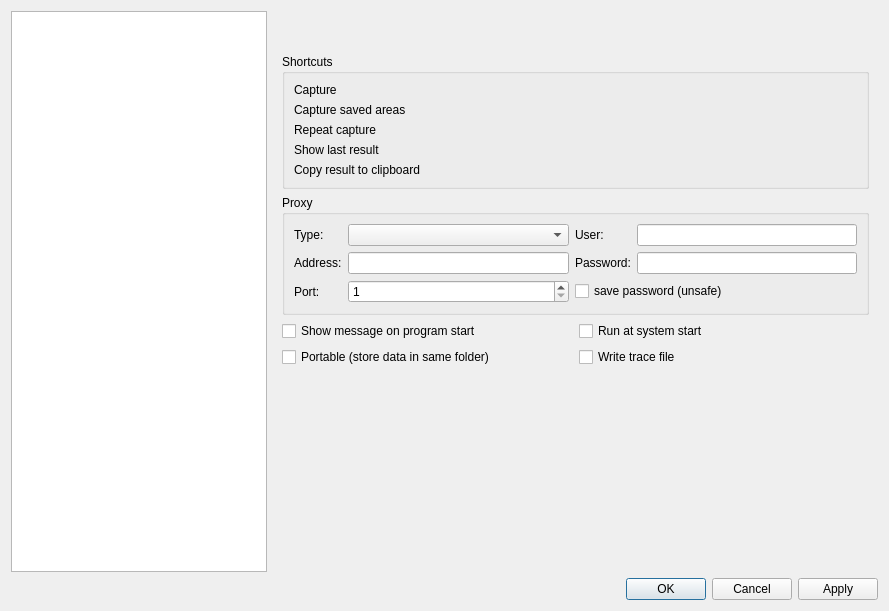
<?xml version="1.0" encoding="UTF-8"?>
<ui version="4.0">
 <class>SettingsEditor</class>
 <widget class="QDialog" name="SettingsEditor">
  <property name="geometry">
   <rect>
    <x>0</x>
    <y>0</y>
    <width>889</width>
    <height>611</height>
   </rect>
  </property>
  <property name="windowTitle">
   <string>Settings</string>
  </property>
  <layout class="QGridLayout" name="gridLayout_6">
   <item row="0" column="0">
    <widget class="QListView" name="pagesList">
     <property name="sizePolicy">
      <sizepolicy hsizetype="Maximum" vsizetype="Expanding">
       <horstretch>0</horstretch>
       <verstretch>0</verstretch>
      </sizepolicy>
     </property>
     <property name="editTriggers">
      <set>QAbstractItemView::NoEditTriggers</set>
     </property>
    </widget>
   </item>
   <item row="0" column="1">
    <layout class="QVBoxLayout" name="verticalLayout_3">
     <property name="spacing">
      <number>0</number>
     </property>
     <item>
      <widget class="QWidget" name="widget" native="true">
       <layout class="QVBoxLayout" name="verticalLayout_2">
        <property name="topMargin">
         <number>0</number>
        </property>
        <property name="bottomMargin">
         <number>0</number>
        </property>
        <item>
         <widget class="QLabel" name="pageInfoLabel">
          <property name="text">
           <string/>
          </property>
          <property name="wordWrap">
           <bool>true</bool>
          </property>
         </widget>
        </item>
        <item>
         <widget class="QLabel" name="pageErrorLabel">
          <property name="palette">
           <palette>
            <active>
             <colorrole role="WindowText">
              <brush brushstyle="SolidPattern">
               <color alpha="255">
                <red>255</red>
                <green>0</green>
                <blue>0</blue>
               </color>
              </brush>
             </colorrole>
            </active>
            <inactive>
             <colorrole role="WindowText">
              <brush brushstyle="SolidPattern">
               <color alpha="255">
                <red>255</red>
                <green>0</green>
                <blue>0</blue>
               </color>
              </brush>
             </colorrole>
            </inactive>
            <disabled>
             <colorrole role="WindowText">
              <brush brushstyle="SolidPattern">
               <color alpha="255">
                <red>118</red>
                <green>118</green>
                <blue>118</blue>
               </color>
              </brush>
             </colorrole>
            </disabled>
           </palette>
          </property>
          <property name="text">
           <string/>
          </property>
          <property name="wordWrap">
           <bool>true</bool>
          </property>
         </widget>
        </item>
       </layout>
      </widget>
     </item>
     <item>
      <widget class="QStackedWidget" name="pagesView">
       <property name="sizePolicy">
        <sizepolicy hsizetype="Expanding" vsizetype="Expanding">
         <horstretch>0</horstretch>
         <verstretch>0</verstretch>
        </sizepolicy>
       </property>
       <property name="currentIndex">
        <number>0</number>
       </property>
       <widget class="QWidget" name="pageGeneral">
        <layout class="QGridLayout" name="gridLayout_11">
         <item row="2" column="0" colspan="2">
          <widget class="QGroupBox" name="groupBox_2">
           <property name="title">
            <string>Proxy</string>
           </property>
           <layout class="QGridLayout" name="gridLayout_3">
            <item row="0" column="0">
             <widget class="QLabel" name="label_12">
              <property name="text">
               <string>Type:</string>
              </property>
             </widget>
            </item>
            <item row="0" column="1">
             <widget class="QComboBox" name="proxyTypeCombo"/>
            </item>
            <item row="0" column="2">
             <widget class="QLabel" name="label_15">
              <property name="text">
               <string>User:</string>
              </property>
             </widget>
            </item>
            <item row="0" column="3">
             <widget class="QLineEdit" name="proxyUserEdit"/>
            </item>
            <item row="1" column="0">
             <widget class="QLabel" name="label_13">
              <property name="text">
               <string>Address:</string>
              </property>
             </widget>
            </item>
            <item row="1" column="1">
             <widget class="QLineEdit" name="proxyHostEdit"/>
            </item>
            <item row="1" column="2">
             <widget class="QLabel" name="label_16">
              <property name="text">
               <string>Password:</string>
              </property>
             </widget>
            </item>
            <item row="1" column="3">
             <widget class="QLineEdit" name="proxyPassEdit"/>
            </item>
            <item row="2" column="0">
             <widget class="QLabel" name="label_14">
              <property name="text">
               <string>Port:</string>
              </property>
             </widget>
            </item>
            <item row="2" column="1">
             <widget class="QSpinBox" name="proxyPortSpin">
              <property name="minimum">
               <number>1</number>
              </property>
              <property name="maximum">
               <number>65535</number>
              </property>
             </widget>
            </item>
            <item row="2" column="2" colspan="2">
             <widget class="QCheckBox" name="proxySaveCheck">
              <property name="text">
               <string>save password (unsafe)</string>
              </property>
             </widget>
            </item>
           </layout>
          </widget>
         </item>
         <item row="5" column="1">
          <spacer name="verticalSpacer_4">
           <property name="orientation">
            <enum>Qt::Vertical</enum>
           </property>
           <property name="sizeHint" stdset="0">
            <size>
             <width>20</width>
             <height>40</height>
            </size>
           </property>
          </spacer>
         </item>
         <item row="4" column="1">
          <widget class="QCheckBox" name="writeTrace">
           <property name="text">
            <string>Write trace file</string>
           </property>
          </widget>
         </item>
         <item row="3" column="1">
          <widget class="QCheckBox" name="runAtSystemStart">
           <property name="text">
            <string>Run at system start</string>
           </property>
          </widget>
         </item>
         <item row="1" column="0" colspan="2">
          <widget class="QGroupBox" name="groupBox">
           <property name="title">
            <string>Shortcuts</string>
           </property>
           <layout class="QGridLayout" name="gridLayout">
            <item row="4" column="1">
             <widget class="service::KeySequenceEdit" name="clipboardEdit" native="true"/>
            </item>
            <item row="2" column="0">
             <widget class="QLabel" name="label_8">
              <property name="text">
               <string>Repeat capture</string>
              </property>
             </widget>
            </item>
            <item row="2" column="1">
             <widget class="service::KeySequenceEdit" name="repeatCaptureEdit" native="true"/>
            </item>
            <item row="3" column="0">
             <widget class="QLabel" name="label_3">
              <property name="text">
               <string>Show last result</string>
              </property>
             </widget>
            </item>
            <item row="0" column="1">
             <widget class="service::KeySequenceEdit" name="captureEdit" native="true"/>
            </item>
            <item row="4" column="0">
             <widget class="QLabel" name="label_7">
              <property name="text">
               <string>Copy result to clipboard</string>
              </property>
             </widget>
            </item>
            <item row="3" column="1">
             <widget class="service::KeySequenceEdit" name="repeatEdit" native="true"/>
            </item>
            <item row="0" column="0">
             <widget class="QLabel" name="label">
              <property name="text">
               <string>Capture</string>
              </property>
             </widget>
            </item>
            <item row="1" column="0">
             <widget class="QLabel" name="label_22">
              <property name="text">
               <string>Capture saved areas</string>
              </property>
             </widget>
            </item>
            <item row="1" column="1">
             <widget class="service::KeySequenceEdit" name="captureLockedEdit" native="true"/>
            </item>
           </layout>
          </widget>
         </item>
         <item row="3" column="0">
          <widget class="QCheckBox" name="showOnStart">
           <property name="text">
            <string>Show message on program start</string>
           </property>
          </widget>
         </item>
         <item row="4" column="0">
          <widget class="QCheckBox" name="portable">
           <property name="text">
            <string>Portable (store data in same folder)</string>
           </property>
          </widget>
         </item>
        </layout>
       </widget>
       <widget class="QWidget" name="pageRecognize">
        <layout class="QGridLayout" name="gridLayout_2">
         <item row="0" column="0">
          <widget class="QLabel" name="label_2">
           <property name="sizePolicy">
            <sizepolicy hsizetype="Maximum" vsizetype="Preferred">
             <horstretch>0</horstretch>
             <verstretch>0</verstretch>
            </sizepolicy>
           </property>
           <property name="text">
            <string>Tessdata path:</string>
           </property>
          </widget>
         </item>
         <item row="0" column="1">
          <widget class="QLabel" name="tessdataPath">
           <property name="text">
            <string/>
           </property>
           <property name="wordWrap">
            <bool>true</bool>
           </property>
           <property name="textInteractionFlags">
            <set>Qt::LinksAccessibleByMouse|Qt::TextSelectableByMouse</set>
           </property>
          </widget>
         </item>
         <item row="1" column="0" colspan="2">
          <widget class="QLabel" name="label_4">
           <property name="text">
            <string>Recognition languages (check one or more):</string>
           </property>
           <property name="alignment">
            <set>Qt::AlignCenter</set>
           </property>
          </widget>
         </item>
         <item row="2" column="0" colspan="2">
          <widget class="QListWidget" name="tesseractLangList">
           <property name="editTriggers">
            <set>QAbstractItemView::NoEditTriggers</set>
           </property>
           <property name="dragDropMode">
            <enum>QAbstractItemView::InternalMove</enum>
           </property>
           <property name="defaultDropAction">
            <enum>Qt::MoveAction</enum>
           </property>
          </widget>
         </item>
        </layout>
       </widget>
       <widget class="QWidget" name="pageCorrect">
        <layout class="QGridLayout" name="gridLayout_10">
         <item row="3" column="0" colspan="2">
          <widget class="QLabel" name="label_11">
           <property name="text">
            <string>User substitutions</string>
           </property>
           <property name="alignment">
            <set>Qt::AlignCenter</set>
           </property>
          </widget>
         </item>
         <item row="4" column="0" colspan="2">
          <widget class="SubstitutionsTable" name="userSubstitutionsTable">
           <property name="toolTip">
            <string>\\ for \ symbol, \n for newline</string>
           </property>
           <property name="selectionBehavior">
            <enum>QAbstractItemView::SelectRows</enum>
           </property>
           <property name="sortingEnabled">
            <bool>true</bool>
           </property>
          </widget>
         </item>
         <item row="0" column="0" colspan="2">
          <widget class="QCheckBox" name="useHunspell">
           <property name="text">
            <string>Use auto corrections (hunspell)</string>
           </property>
          </widget>
         </item>
         <item row="2" column="0" colspan="2">
          <widget class="QCheckBox" name="useUserSubstitutions">
           <property name="text">
            <string>Use user substitutions</string>
           </property>
          </widget>
         </item>
         <item row="1" column="0">
          <widget class="QLabel" name="label_23">
           <property name="text">
            <string>Hunspell dictionaries path:</string>
           </property>
          </widget>
         </item>
         <item row="1" column="1">
          <widget class="QLabel" name="hunspellDir">
           <property name="text">
            <string/>
           </property>
           <property name="wordWrap">
            <bool>true</bool>
           </property>
          </widget>
         </item>
        </layout>
       </widget>
       <widget class="QWidget" name="pageTranslate">
        <layout class="QGridLayout" name="gridLayout_9">
         <item row="3" column="0">
          <widget class="QLabel" name="label_5">
           <property name="text">
            <string>Translators path:</string>
           </property>
          </widget>
         </item>
         <item row="6" column="0" colspan="3">
          <widget class="QLabel" name="label_10">
           <property name="text">
            <string>Translators</string>
           </property>
           <property name="alignment">
            <set>Qt::AlignCenter</set>
           </property>
          </widget>
         </item>
         <item row="1" column="0" colspan="2">
          <widget class="QCheckBox" name="ignoreSslCheck">
           <property name="text">
            <string>Ignore SSL errors</string>
           </property>
          </widget>
         </item>
         <item row="4" column="1" colspan="2">
          <widget class="QComboBox" name="translateLangCombo"/>
         </item>
         <item row="0" column="0" colspan="2">
          <widget class="QCheckBox" name="doTranslationCheck">
           <property name="text">
            <string>Translate text</string>
           </property>
          </widget>
         </item>
         <item row="2" column="0" colspan="2">
          <widget class="QLabel" name="label_9">
           <property name="text">
            <string>Single translator timeout:</string>
           </property>
          </widget>
         </item>
         <item row="4" column="0">
          <widget class="QLabel" name="label_6">
           <property name="text">
            <string>Language:</string>
           </property>
           <property name="buddy">
            <cstring>translateLangCombo</cstring>
           </property>
          </widget>
         </item>
         <item row="3" column="1" colspan="2">
          <widget class="QLabel" name="translatorsPath">
           <property name="text">
            <string/>
           </property>
           <property name="wordWrap">
            <bool>true</bool>
           </property>
           <property name="textInteractionFlags">
            <set>Qt::LinksAccessibleByMouse|Qt::TextSelectableByMouse</set>
           </property>
          </widget>
         </item>
         <item row="7" column="0" colspan="3">
          <widget class="QListWidget" name="translatorList">
           <property name="editTriggers">
            <set>QAbstractItemView::NoEditTriggers</set>
           </property>
           <property name="dragDropMode">
            <enum>QAbstractItemView::InternalMove</enum>
           </property>
           <property name="defaultDropAction">
            <enum>Qt::MoveAction</enum>
           </property>
          </widget>
         </item>
         <item row="2" column="2">
          <widget class="QSpinBox" name="translateTimeoutSpin">
           <property name="suffix">
            <string> secs</string>
           </property>
          </widget>
         </item>
         <item row="8" column="0" colspan="3">
          <widget class="QLabel" name="translatorHint">
           <property name="text">
            <string/>
           </property>
           <property name="wordWrap">
            <bool>true</bool>
           </property>
          </widget>
         </item>
        </layout>
       </widget>
       <widget class="QWidget" name="pageRepresent">
        <layout class="QGridLayout" name="gridLayout_7">
         <item row="0" column="0">
          <widget class="QGroupBox" name="resultGroup">
           <property name="sizePolicy">
            <sizepolicy hsizetype="Maximum" vsizetype="Maximum">
             <horstretch>0</horstretch>
             <verstretch>0</verstretch>
            </sizepolicy>
           </property>
           <property name="title">
            <string>Result type</string>
           </property>
           <layout class="QGridLayout" name="gridLayout_4">
            <item row="0" column="0">
             <widget class="QRadioButton" name="trayRadio">
              <property name="sizePolicy">
               <sizepolicy hsizetype="Maximum" vsizetype="Fixed">
                <horstretch>0</horstretch>
                <verstretch>0</verstretch>
               </sizepolicy>
              </property>
              <property name="text">
               <string>Tray</string>
              </property>
             </widget>
            </item>
            <item row="0" column="1">
             <widget class="QRadioButton" name="dialogRadio">
              <property name="sizePolicy">
               <sizepolicy hsizetype="Maximum" vsizetype="Fixed">
                <horstretch>0</horstretch>
                <verstretch>0</verstretch>
               </sizepolicy>
              </property>
              <property name="text">
               <string>Window</string>
              </property>
              <property name="checked">
               <bool>true</bool>
              </property>
             </widget>
            </item>
           </layout>
          </widget>
         </item>
         <item row="2" column="0">
          <widget class="QGroupBox" name="resultWindow">
           <property name="title">
            <string>Result window</string>
           </property>
           <layout class="QGridLayout" name="gridLayout_8">
            <item row="0" column="0">
             <widget class="QLabel" name="label_18">
              <property name="text">
               <string>Font:</string>
              </property>
             </widget>
            </item>
            <item row="0" column="1">
             <widget class="QFontComboBox" name="resultFont"/>
            </item>
            <item row="1" column="0">
             <widget class="QLabel" name="label_19">
              <property name="text">
               <string>Font size:</string>
              </property>
             </widget>
            </item>
            <item row="1" column="1">
             <widget class="QSpinBox" name="resultFontSize">
              <property name="minimum">
               <number>6</number>
              </property>
              <property name="maximum">
               <number>24</number>
              </property>
             </widget>
            </item>
            <item row="2" column="0">
             <widget class="QLabel" name="label_20">
              <property name="text">
               <string>Font color:</string>
              </property>
             </widget>
            </item>
            <item row="2" column="1">
             <widget class="QPushButton" name="fontColor">
              <property name="text">
               <string/>
              </property>
             </widget>
            </item>
            <item row="3" column="0">
             <widget class="QLabel" name="label_21">
              <property name="text">
               <string>Background:</string>
              </property>
             </widget>
            </item>
            <item row="3" column="1">
             <widget class="QPushButton" name="backgroundColor">
              <property name="text">
               <string/>
              </property>
             </widget>
            </item>
            <item row="4" column="0" colspan="2">
             <widget class="QCheckBox" name="showCaptured">
              <property name="text">
               <string>Show image</string>
              </property>
             </widget>
            </item>
            <item row="5" column="0" colspan="2">
             <widget class="QCheckBox" name="showRecognized">
              <property name="text">
               <string>Show recognized</string>
              </property>
             </widget>
            </item>
           </layout>
          </widget>
         </item>
         <item row="3" column="0">
          <spacer name="verticalSpacer_3">
           <property name="orientation">
            <enum>Qt::Vertical</enum>
           </property>
           <property name="sizeHint" stdset="0">
            <size>
             <width>20</width>
             <height>40</height>
            </size>
           </property>
          </spacer>
         </item>
         <item row="0" column="1">
          <spacer name="horizontalSpacer">
           <property name="orientation">
            <enum>Qt::Horizontal</enum>
           </property>
           <property name="sizeHint" stdset="0">
            <size>
             <width>40</width>
             <height>20</height>
            </size>
           </property>
          </spacer>
         </item>
        </layout>
       </widget>
       <widget class="QWidget" name="pageUpdate">
        <layout class="QGridLayout" name="gridLayout_5">
         <item row="1" column="0" colspan="2">
          <widget class="QTreeView" name="updatesView">
           <property name="sortingEnabled">
            <bool>true</bool>
           </property>
          </widget>
         </item>
         <item row="0" column="0" colspan="2">
          <widget class="QWidget" name="widget_3" native="true">
           <layout class="QHBoxLayout" name="horizontalLayout">
            <item>
             <widget class="QLabel" name="label_17">
              <property name="text">
               <string>Update check interval (days):</string>
              </property>
             </widget>
            </item>
            <item>
             <widget class="QSpinBox" name="autoUpdateInterval">
              <property name="toolTip">
               <string>0 - disabled</string>
              </property>
              <property name="maximum">
               <number>360</number>
              </property>
             </widget>
            </item>
            <item>
             <widget class="QPushButton" name="checkUpdates">
              <property name="sizePolicy">
               <sizepolicy hsizetype="Maximum" vsizetype="Fixed">
                <horstretch>0</horstretch>
                <verstretch>0</verstretch>
               </sizepolicy>
              </property>
              <property name="text">
               <string>Check now</string>
              </property>
             </widget>
            </item>
           </layout>
          </widget>
         </item>
        </layout>
       </widget>
       <widget class="QWidget" name="pageAbout">
        <layout class="QVBoxLayout" name="verticalLayout">
         <item>
          <widget class="QLabel" name="aboutLabel">
           <property name="text">
            <string/>
           </property>
           <property name="wordWrap">
            <bool>true</bool>
           </property>
          </widget>
         </item>
         <item>
          <widget class="QLabel" name="helpLabel">
           <property name="text">
            <string/>
           </property>
           <property name="wordWrap">
            <bool>true</bool>
           </property>
          </widget>
         </item>
         <item>
          <spacer name="verticalSpacer">
           <property name="orientation">
            <enum>Qt::Vertical</enum>
           </property>
           <property name="sizeHint" stdset="0">
            <size>
             <width>20</width>
             <height>40</height>
            </size>
           </property>
          </spacer>
         </item>
        </layout>
       </widget>
      </widget>
     </item>
    </layout>
   </item>
   <item row="1" column="0" colspan="2">
    <widget class="QDialogButtonBox" name="buttonBox">
     <property name="orientation">
      <enum>Qt::Horizontal</enum>
     </property>
     <property name="standardButtons">
      <set>QDialogButtonBox::Apply|QDialogButtonBox::Cancel|QDialogButtonBox::Ok</set>
     </property>
    </widget>
   </item>
  </layout>
 </widget>
 <customwidgets>
  <customwidget>
   <class>SubstitutionsTable</class>
   <extends>QTableWidget</extends>
   <header>substitutionstable.h</header>
  </customwidget>
  <customwidget>
   <class>service::KeySequenceEdit</class>
   <extends>QWidget</extends>
   <header>keysequenceedit.h</header>
  </customwidget>
 </customwidgets>
 <tabstops>
  <tabstop>captureEdit</tabstop>
  <tabstop>repeatCaptureEdit</tabstop>
  <tabstop>repeatEdit</tabstop>
  <tabstop>clipboardEdit</tabstop>
  <tabstop>proxyTypeCombo</tabstop>
  <tabstop>proxyHostEdit</tabstop>
  <tabstop>proxyPortSpin</tabstop>
  <tabstop>proxyUserEdit</tabstop>
  <tabstop>proxyPassEdit</tabstop>
  <tabstop>proxySaveCheck</tabstop>
 </tabstops>
 <resources/>
 <connections/>
</ui>
